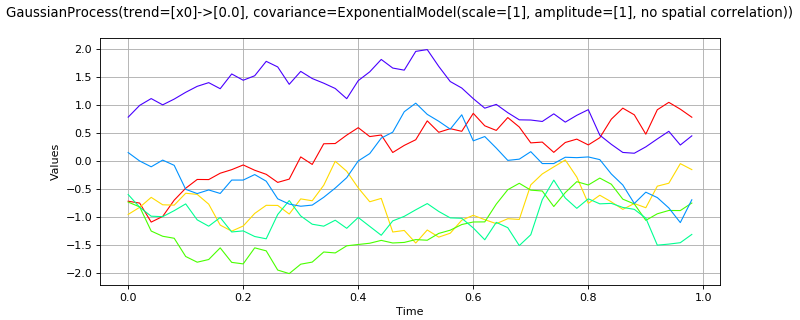

This chart was generated by the following Python code:
import openturns as ot
from matplotlib import pyplot as plt
from openturns.viewer import View
if ot.Process().__class__.__name__ == 'Process':
    # default to Gaussian for the interface class
    process = ot.GaussianProcess()
else:
    process = ot.Process()
process.setTimeGrid(ot.RegularGrid(0.0, 0.02, 50))
process.setDescription(['$x$'])
sample = process.getSample(6)
sample_graph = sample.drawMarginal(0)
sample_graph.setTitle(str(process))

fig = plt.figure(figsize=(10, 4))
sample_axis = fig.add_subplot(111)
View(sample_graph, figure=fig, axes=[sample_axis], add_legend=False)
